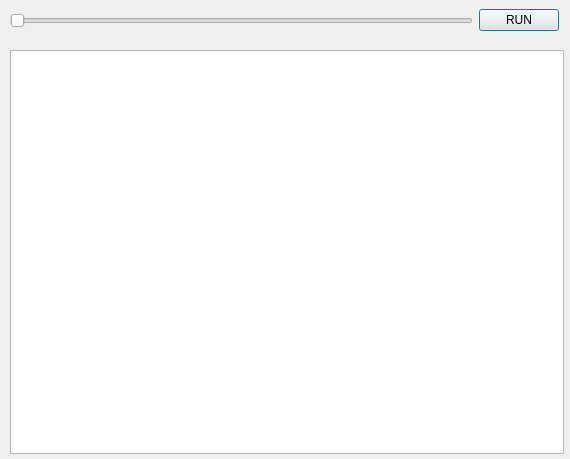
<?xml version="1.0" encoding="UTF-8"?>
<ui version="4.0">
 <class>Dialog</class>
 <widget class="QDialog" name="Dialog">
  <property name="geometry">
   <rect>
    <x>0</x>
    <y>0</y>
    <width>570</width>
    <height>459</height>
   </rect>
  </property>
  <property name="windowTitle">
   <string>Mravenci</string>
  </property>
  <widget class="QGraphicsView" name="graphicsView">
   <property name="enabled">
    <bool>true</bool>
   </property>
   <property name="geometry">
    <rect>
     <x>10</x>
     <y>50</y>
     <width>554</width>
     <height>404</height>
    </rect>
   </property>
   <property name="sizePolicy">
    <sizepolicy hsizetype="Fixed" vsizetype="Fixed">
     <horstretch>0</horstretch>
     <verstretch>0</verstretch>
    </sizepolicy>
   </property>
   <property name="verticalScrollBarPolicy">
    <enum>Qt::ScrollBarAlwaysOff</enum>
   </property>
   <property name="horizontalScrollBarPolicy">
    <enum>Qt::ScrollBarAlwaysOff</enum>
   </property>
   <property name="sceneRect">
    <rectf>
     <x>0.000000000000000</x>
     <y>0.000000000000000</y>
     <width>550.000000000000000</width>
     <height>400.000000000000000</height>
    </rectf>
   </property>
   <property name="alignment">
    <set>Qt::AlignLeading|Qt::AlignLeft|Qt::AlignTop</set>
   </property>
  </widget>
  <widget class="QWidget" name="">
   <property name="geometry">
    <rect>
     <x>10</x>
     <y>0</y>
     <width>549</width>
     <height>41</height>
    </rect>
   </property>
   <layout class="QHBoxLayout" name="horizontalLayout">
    <item>
     <widget class="QSlider" name="horizontalSlider">
      <property name="orientation">
       <enum>Qt::Horizontal</enum>
      </property>
     </widget>
    </item>
    <item>
     <widget class="QPushButton" name="pushButton">
      <property name="text">
       <string>RUN</string>
      </property>
     </widget>
    </item>
   </layout>
  </widget>
 </widget>
 <resources/>
 <connections/>
</ui>
